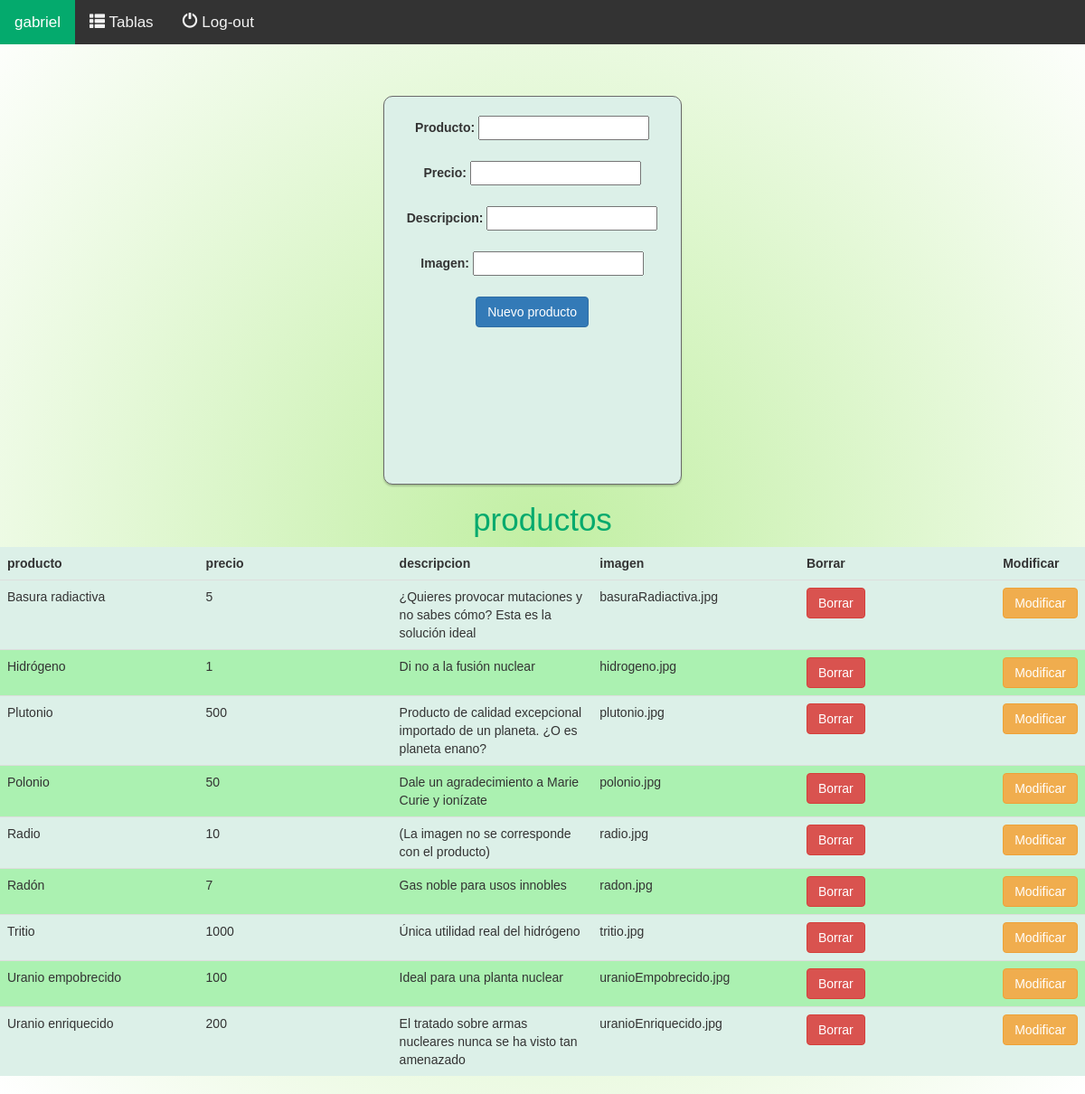
The app's page /php/admin.php (signed in) with its own data.
### tables this page shows
create table productos (producto varchar(50) not null primary key, precio int not null, descripcion text, imagen varchar(50));

### php/admin.php (the view, shortened to what this page needs)
<!DOCTYPE html>
<html lang="es">
<head>
    <link rel="stylesheet" href="https://maxcdn.bootstrapcdn.com/bootstrap/3.3.7/css/bootstrap.min.css">
    <link rel="stylesheet" type="text/css" href="../css/estilos.css">
</head>
<body>
    <div class="topnav">
        <?php
        echo "<a class='active' href='#'>".$_SESSION['logged_in_user_name']."</a>";
        ?>
        <a href="javascript:void(0);" onclick="openTables()"><span class="glyphicon glyphicon-th-list"></span> Tablas</a>
        <a href="logout.php"><span class="glyphicon glyphicon-off"></span> Log-out</a>
    </div>
        <?php
        $mysqli = new mysqli("localhost", "root", "", "tienda");
        ?>
    <?php
    if (isset($_REQUEST['tabla'])) {
        $tabla = $_REQUEST['tabla'];
        $_SESSION["tabla"]=$tabla;
    } else {
        $tabla = "productos";
    }
    if ($tabla == "productos") {
        ?>
        <div class="container">
        <article>
            <form method="POST" action="modificar.php">
                <br><label for id="producto">Producto: </label>
                <input type="text" name="producto" id="producto"><br>
                <br><label for id="precio">Precio: </label>
                <input type="int" name="precio" id="precio"><br>
                <br><label for id="descripcion">Descripcion: </label>
                <input type="text" name="descripcion" id="descripcion"><br>
                <br><label for id="imagen">Imagen: </label>
                <input type="text" name="imagen" id="imagen"><br><br>
                <button type="submit" class='btn btn-primary' value="Enviar">Nuevo producto</button>
            </form>
        </article>
        </div>
        <?php
    }
    echo "<h1>$tabla</h1>";
    ?>
    <table class="table table-striped">
        <thead>
            <tr id="miTablaEficaz">
                <?php
                $sql = "show columns from ".$tabla;
                $result = $mysqli->query($sql);
                $nombreColumnas=array();
                while ($row = $result->fetch_assoc()) {
                    echo "<th>".$row["Field"]."</th>";
                    $nombreColumnas[]=$row["Field"];
                }
                ?>
                <th>Borrar</th>
                <?php
                if ($tabla == "productos") {
                    echo "<th>Modificar</th>";
                }
                ?>
            </tr>
        </thead>
        <tbody>
            <?php
            if ($tabla == "pedidos" ) {
                $sql = "select * from $tabla order by idPedido desc";
            } else {
                $sql = "select * from ".$tabla;
            }
            $result = $mysqli->query($sql);
            while ($row = $result->fetch_assoc()) {
                echo "<tr id=\"miTablaEficaz\">";
                if (isset($_REQUEST["id"]) && $_REQUEST["id"] == $row[$nombreColumnas[0]] && $tabla=="productos"){
                    echo "<form method='get' action='modificar.php'>";
                        echo "<td><input type='text' id='producto' name='producto' value='".$row[$nombreColumnas[0]]."' readonly='readonly'></td>";
                        echo "<td><input type='int' id='precio' name='precio' value='".$row[$nombreColumnas[1]]."'></td>";
                        echo "<td><input type='text' id='descripcion' name='descripcion' value='".$row[$nombreColumnas[2]]."'></td>";
                        echo "<td><input type='text' id='imagen' name='imagen' value='".$row[$nombreColumnas[3]]."'></td>";
                        echo "<td><a href='borrar.php?id=".$row[$nombreColumnas[0]]."'><button type='button' class='btn btn-danger'>Borrar</button></a></td>";
                        echo "<td><a><button type='submit' class='btn btn-success'>Modificar</button></a></td>";
                    echo "</form>";
                }
                else {
                    for ($i = 0; $i < count($nombreColumnas); $i++) {
                        echo "<td>".$row[$nombreColumnas[$i]]."</td>";
                    }
                    echo "<td><a href='borrar.php?id=".$row[$nombreColumnas[0]]."'><button type='button' class='btn btn-danger'>Borrar</button></a></td>";
                    if ($tabla == "productos") {
                        echo "<td><a href='admin.php?tabla=$tabla&id=".$row[$nombreColumnas[0]]."'><button type='button' class='btn btn-warning'>Modificar</button></a></td>";
                    }
                }
                echo "</tr>";
            }
            ?>
        </tbody>
    </table>
</body>
</html>

### css/estilos.css (style rules this page uses)
body { line-height: 150%; font-family: sans-serif; background-image: radial-gradient(rgba(159, 230, 112, 0.644),rgba(255, 255, 255, 0.644)); }
h1 { text-align: center; font-size: 250%; font-weight: 100; color: #04AA6D; }
a:link { text-decoration: none; }
.container { display: flex; flex-wrap: wrap; justify-content: center; align-content: stretch; align-items: stretch; }
article { width: 330px; height: 430px; border: 1px #6a6a6a solid; border-radius: 10px; overflow: hidden; box-shadow: 0 2px 2px rgba(0, 0, 0, 0.2); text-align: center; margin-top: 5%; margin-right: 2%; background-color: #dcf0e8; }
.topnav { background-color: #333; overflow: hidden; }
.topnav a { float: left; color: #f2f2f2; text-align: center; padding: 14px 16px; text-decoration: none; font-size: 17px; }
.topnav a.active { background-color: #04AA6D; color: white; }
.table-striped>tbody>tr:nth-child(odd)>td, .table-striped>thead>tr:nth-child(odd)>th { background-color: #dcf0e8; overflow-x: auto; }
.table-striped>tbody>tr:nth-child(even)>td, .table-striped>thead>tr:nth-child(even)>th { background-color: #abf1b1; }
#miTablaEficaz th { width: 20%; overflow: auto; border: 1px; }

### records on screen
productos: producto "Basura radiactiva", precio "5", descripcion "¿Quieres provocar mutaciones y no sabes cómo? Esta es la solución ideal", imagen "basuraRadiactiva.jpg"
productos: producto "Hidrógeno", precio "1", descripcion "Di no a la fusión nuclear", imagen "hidrogeno.jpg"
productos: producto "Plutonio", precio "500", descripcion "Producto de calidad excepcional importado de un planeta. ¿O es planeta enano?", imagen "plutonio.jpg"
productos: producto "Polonio", precio "50", descripcion "Dale un agradecimiento a Marie Curie y ionízate", imagen "polonio.jpg"
productos: producto "Radio", precio "10", descripcion "(La imagen no se corresponde con el producto)", imagen "radio.jpg"
productos: producto "Radón", precio "7", descripcion "Gas noble para usos innobles", imagen "radon.jpg"
productos: producto "Tritio", precio "1000", descripcion "Única utilidad real del hidrógeno", imagen "tritio.jpg"
productos: producto "Uranio empobrecido", precio "100", descripcion "Ideal para una planta nuclear", imagen "uranioEmpobrecido.jpg"
productos: producto "Uranio enriquecido", precio "200", descripcion "El tratado sobre armas nucleares nunca se ha visto tan amenazado", imagen "uranioEnriquecido.jpg"

### other values on screen
$_SESSION['logged_in_user_name'] "gabriel"
$tabla "productos"
$row["Field"] "producto"
$row["Field"] "precio"
$row["Field"] "descripcion"
$row["Field"] "imagen"
